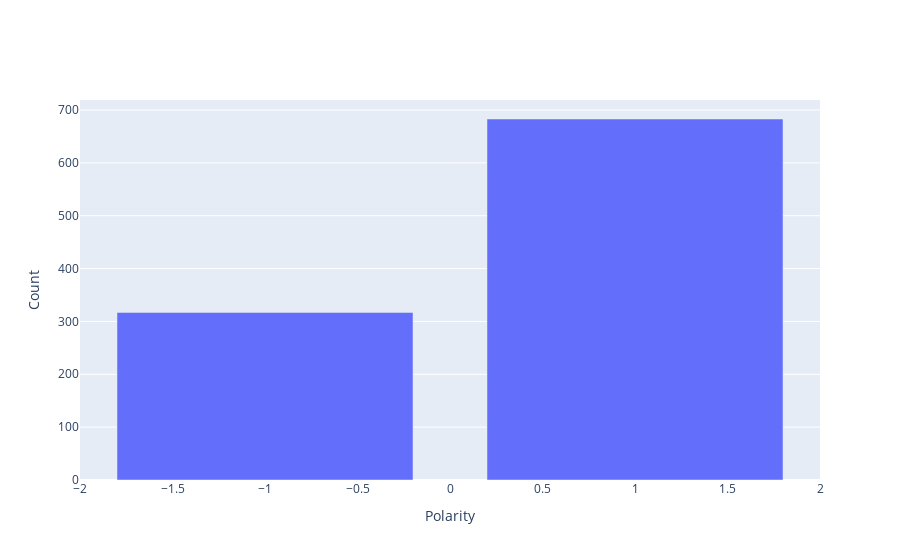

This figure's notebook cell:
### Code cell
val=df['Polarity'].value_counts().reset_index()
val.columns=['Polarity','Count']

data=[go.Bar(
  x=val.Polarity,
y=val.Count
)]
layout=go.Layout(
    xaxis=dict(title='Polarity'),
    yaxis=dict(title='Count'))
fig=go.Figure(data=data,layout=layout)
py.iplot(fig)

### Figure 1 — Plotly figure (JSON) as saved in the notebook; plotly's stock layout.template omitted (floating-point values rounded to 4 significant figures)
{"data": [{"type": "bar", "x": [1, -1], "y": [683, 317]}], "layout": {"xaxis": {"title": {"text": "Polarity"}}, "yaxis": {"title": {"text": "Count"}}}}
